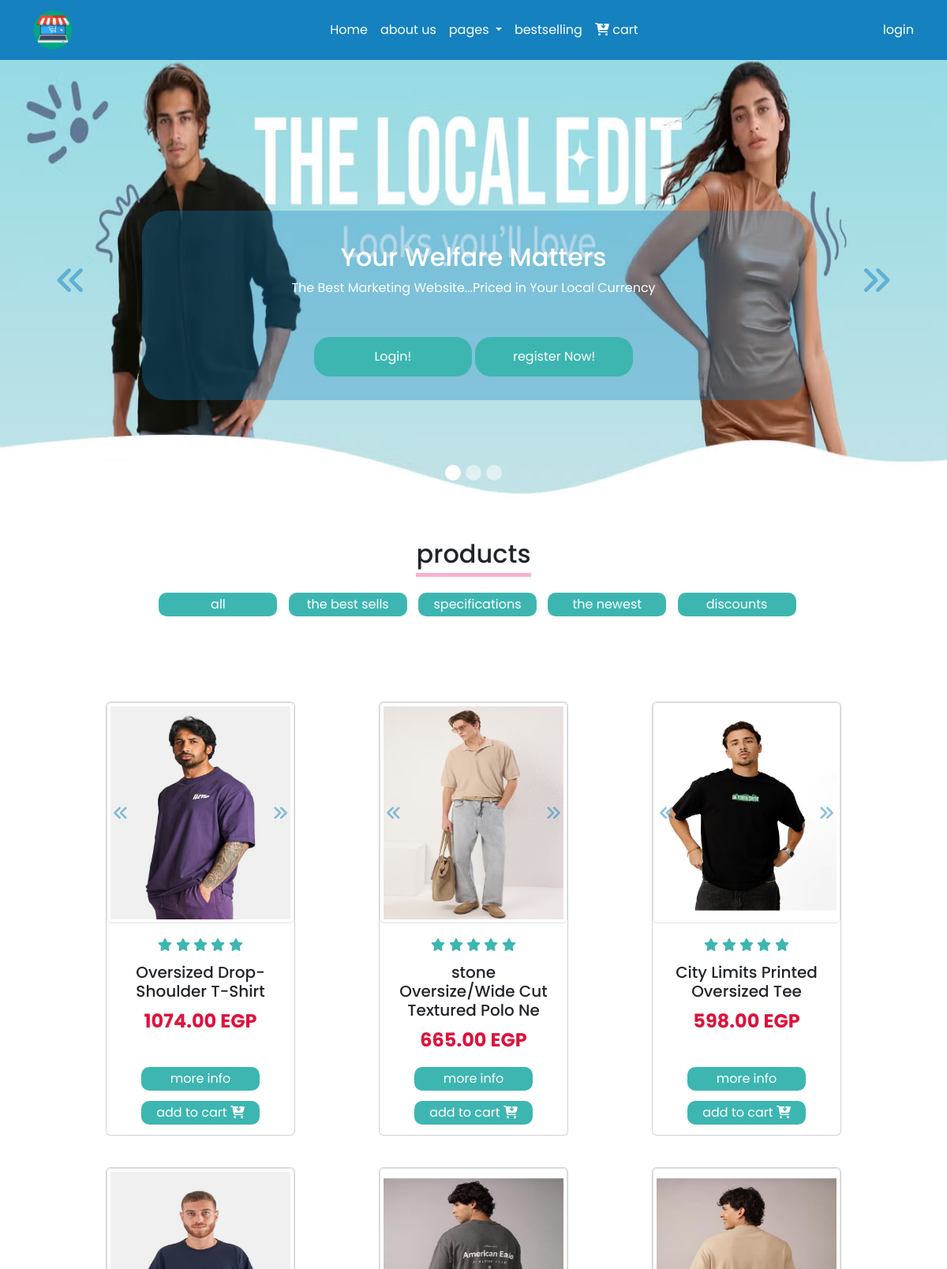
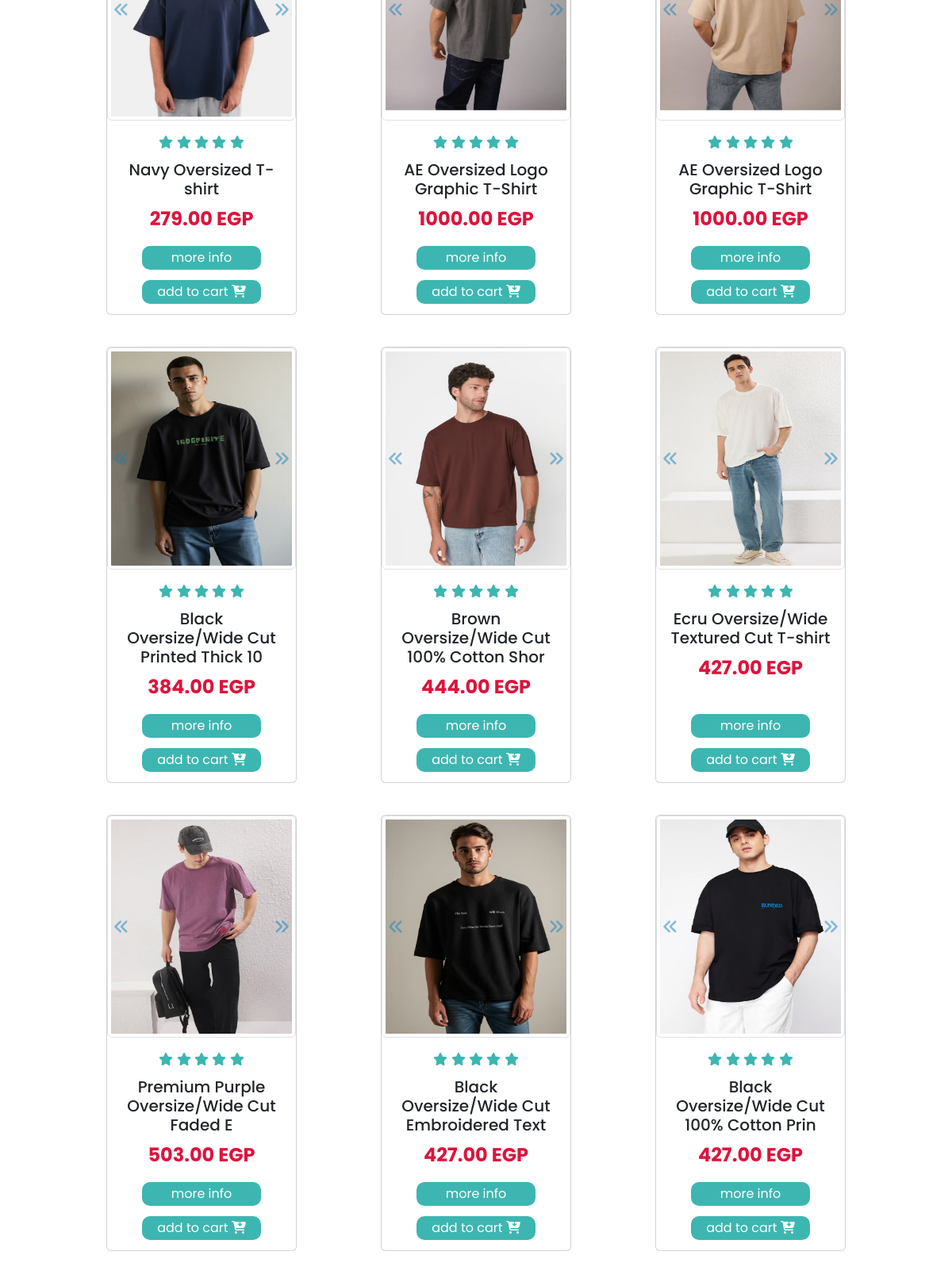
The page / (upper part) on the database its author committed (2 pictures, top to bottom).
### tables this page shows
CREATE TABLE `images` (
  `id_P` varchar(30) NOT NULL,
  `image_1` varchar(200) NOT NULL,
  `image_2` varchar(200) NOT NULL,
  `image_3` varchar(200) NOT NULL
);

CREATE TABLE `products` (
  `id_P` varchar(20) NOT NULL,
  `name` varchar(40) NOT NULL,
  `describtion` varchar(150) NOT NULL,
  `price` decimal(15,2) NOT NULL,
  `brand` varchar(30) NOT NULL,
  `category` varchar(30) NOT NULL
);

### index_backend.php (called while the page is built, shortened)
<?php
$host = "localhost:3307";
$user = "root";
$pass = "";
$db = "ecommerce_db";
$conn = mysqli_connect($host, $user, $pass, $db);
$query = "SELECT p.name, p.price, i.image_1, i.image_2, i.image_3, p.id_P from products p, images i where i.id_P=p.id_P";
$result = mysqli_query($conn, $query);
$rows = [];
while ($row = mysqli_fetch_assoc($result)) {
    $rows[] = $row;
}
?>

### index.php (the view, shortened to what this page needs)
<?php
include("index_backend.php");
?>
<!DOCTYPE html>
<html lang="en">
<head>
    <link rel="stylesheet" href="styles/bootstrap.min.css">
    <link rel="stylesheet" href="styles/all.min.css">
    <link rel="stylesheet" href="styles/style.css">
</head>
<body>
    <nav class="navbar navbar-expand-lg fixed-top">
        <div class="container">
            <a class="navbar-brand" href="index.php">
                <img src="images/icons/logo.png" alt="" width="50" height="50" class="rounded-5">
            </a>
            <div class="collapse navbar-collapse" id="navbarSupportedContent">
                <ul class="navbar-nav mx-auto mb-2 mb-lg-0">
                    <li class="nav-item">
                        <a class="nav-link active" aria-current="page" href="index.php">Home</a>
                    </li>
                    <li class="nav-item">
                        <a class="nav-link" href="#about">about us</a>
                    </li>
                    <li class="nav-item dropdown">
                        <a class="nav-link dropdown-toggle" href="#" role="button" data-bs-toggle="dropdown"
                            aria-expanded="false">
                            pages
                        </a>
                    <li class="nav-item">
                        <a class="nav-link" href="#bestselling">bestselling</a>
                    </li>
                    </li>
                    <li class="nav-item">
                        <a class="nav-link" href='mycart.php'>
                            <div class=" text-white">
                                <i class="fa-solid fa-cart-arrow-down"></i>
                                <span>cart</span>
                            </div>
                        </a>
                    </li>
                </ul>
                <?php if (isset($_SESSION['id_U'])): ?>
                    <a class="nav-link" data-bs-toggle="offcanvas" href="#offcanvasExample" role="button"
                        aria-controls="offcanvasExample">
                        <div class="text-white">
                            <div class="icon">
                                <span><?= $_SESSION['first_name'] ?></span>
                                <span class="me-2"><?= $_SESSION['last_name'] ?></span>
                                <img src="<?= $_SESSION['profile_img'] ?>" alt="">
                            </div>
                        </div>
                    </a>
                <?php else: ?>
                    <a class="nav-link" href='login.php'>
                        <div class="text-white">
                            <span>login</span>
                        </div>
                    </a>
                <?php endif; ?>
            </div>
        </div>
    </nav>
    <div id="carouselExampleCaptions" class="carousel slide">
        <div class="carousel-indicators">
            <button type="button" data-bs-target="#carouselExampleCaptions" data-bs-slide-to="0" class="active"
                aria-current="true" aria-label="Slide 1"></button>
            <button type="button" data-bs-target="#carouselExampleCaptions" data-bs-slide-to="1"
                aria-label="Slide 2"></button>
            <button type="button" data-bs-target="#carouselExampleCaptions" data-bs-slide-to="2"
                aria-label="Slide 3"></button>
        </div>
        <div class="carousel-inner">
            <div class="carousel-item active">
                <img src="images/landscaps/img1.avif" class="d-block w-100" alt="...">
                <div class="carousel-caption d-none d-md-block rounded-5">
                    <h2>Your Welfare Matters</h2>
                    <p>The Best Marketing Website...Priced in Your Local Currency</p>
                    <?php if (!isset($_SESSION['user_id'])): ?>
                        <button class="mybtn1" onclick="window.location.href='login.php'">Login!</button>
                        <button class="mybtn1" onclick="window.location.href='register.php'">register Now!</button>
                    <?php endif; ?>
                </div>
            </div>
        </div>
        <button class="carousel-control-prev" type="button" data-bs-target="#carouselExampleCaptions"
            data-bs-slide="prev">
            <i class="fa-solid fa-angles-left arrow"></i>
        </button>
        <button class="carousel-control-next" type="button" data-bs-target="#carouselExampleCaptions"
            data-bs-slide="next">
            <i class="fa-solid fa-angles-right arrow"></i>
        </button>
    </div>
    <section id="products" class="text-center m-5">
        <div class="d-flex justify-content-center">
            <h2 class="text-header">products</h2>
        </div>
        <div class="buttons">
            <button>all</button>
            <button>the best sells</button>
            <button>specifications</button>
            <button>the newest</button>
            <button>discounts</button>
        </div>
        <div class="container">
            <div class="d-flex justify-content-evenly flex-wrap gap-4">
                <?php for ($i = 0; $i < count($rows); $i++): ?>
                    <div class="card m-2" style="width: 15rem;">
                        <div id="carouselExample<?= $i ?>" class="carousel slide">
                            <div class="carousel-inner">
                                <div class="carousel-item active">
                                    <img src="<?= $rows[$i]['image_1'] ?>" class="d-block img-thumbnail" alt="...">
                                </div>
                            </div>
                            <button class="carousel-control-prev" type="button" data-bs-target="#carouselExample<?= $i ?>"
                                data-bs-slide="prev">
                                <i class="fa-solid fa-angles-left card_arrows"></i>
                            </button>
                            <button class="carousel-control-next" type="button" data-bs-target="#carouselExample<?= $i ?>"
                                data-bs-slide="next">
                                <i class="fa-solid fa-angles-right card_arrows"></i>
                            </button>
                        </div>
                        <div class="card-body">
                            <div class="stars">
                                <?php for ($s = 0; $s < 5; $s++): ?>
                                    <span class="star"><i class="fa-solid fa-star"></i></span>
                                <?php endfor; ?>
                            </div>
                            <h5 class="card-title bgBlue"><?= $rows[$i]['name'] ?></h5>
                            <p class="card-text fw-bold fs-4"><?= $rows[$i]['price'] ?> EGP</p>
                        </div>
                        <form action="info.php" method="post">
                            <button class="cardbtn cardbtninfo" name="info" value="<?= $rows[$i]['id_P'] ?>">more
                                info</button>
                        </form>
                        <form action="cartBack.php" method="post">
                            <button class="cardbtn cardbtncart" name="cart" value="<?= $rows[$i]['id_P'] ?>">
                                add to cart <i class="fa-solid fa-cart-arrow-down"></i>
                            </button>
                        </form>
                    </div>
                <?php endfor; ?>
            </div>
        </div>
    </section>
</body>
</html>

### styles/style.css (style rules this page uses)
body { font-family: "Poppins", sans-serif; position: relative; padding-top: 75px; }
.navbar { background-color: #1581BF !important; }
a { color: #fff !important; }
.carousel { height: 70vh; }
.carousel-item img { height: 100%; }
.arrow { font-size: 40px; color: #1581BF; }
.carousel-caption { background-color: #1581bf51; height: 240px; transition: ease 0.4s; bottom: 8rem; padding: 40px; }
.carousel-caption p { margin-bottom: 50px; }
.buttons { margin-bottom: 100px; }
.mybtn1, .buttons button, .modal-footer .infobtn, .card .cardbtn, .contact .contactbutton, .form_order button, .edit_btn { border: none; background-color: #3DB6B1; height: 50px; width: 200px; color: #fff; border-radius: 20px; transition: ease 0.4s; }
.buttons button, .modal-footer .infobtn, .card .cardbtn, .form_order button { height: 30px; width: 150px; border-radius: 10px; margin-left: 10px; }
.carousel-indicators button { height: 20px !important; width: 20px !important; border-radius: 50%; }
.card .carousel { width: 100% !important; height: 280px !important; }
.carousel .carousel-inner { height: 100% !important; width: 100% !important; }
.carousel .carousel-item { height: 100% !important; width: 100% !important; }
.carousel-item img { height: 100% !important; width: 100% !important; }
.card .card_arrows { color: #1581BF; font-size: 20px; }
.text-header { padding-bottom: 5px; border-bottom: #F6B1CE solid 5px; margin-bottom: 20px; }
.stars { margin-bottom: 10px; }
.stars .star { color: #3DB6B1; }
.card img, .bestselling img { transition: ease 0.4s; }
.card .cardbtn { display: block; margin: 0 auto 13px; }
.card .card-text { color: crimson; font-weight: bold; }

### rows shown on the page
images: image_1 (picture), id_P.name "Oversized Drop-Shoulder T-Shirt", id_P.price "1074.00"
images: image_1 (picture), id_P.name "stone Oversize/Wide Cut Textured Polo Ne", id_P.price "665.00"
images: image_1 (picture), id_P.name "City Limits Printed Oversized Tee", id_P.price "598.00"
images: image_1 (picture), id_P.name "Navy Oversized T-shirt", id_P.price "279.00"
images: image_1 (picture), id_P.name "AE Oversized Logo Graphic T-Shirt", id_P.price "1000.00"
images: image_1 (picture), id_P.name "AE Oversized Logo Graphic T-Shirt", id_P.price "1000.00"
images: image_1 (picture), id_P.name "Black Oversize/Wide Cut Printed Thick 10", id_P.price "384.00"
images: image_1 (picture), id_P.name "Brown Oversize/Wide Cut 100% Cotton Shor", id_P.price "444.00"
images: image_1 (picture), id_P.name "Ecru Oversize/Wide Textured Cut T-shirt", id_P.price "427.00"
images: image_1 (picture), id_P.name "Premium Purple Oversize/Wide Cut Faded E", id_P.price "503.00"
images: image_1 (picture), id_P.name "Black Oversize/Wide Cut Embroidered Text", id_P.price "427.00"
images: image_1 (picture), id_P.name "Black Oversize/Wide Cut 100% Cotton Prin", id_P.price "427.00"
